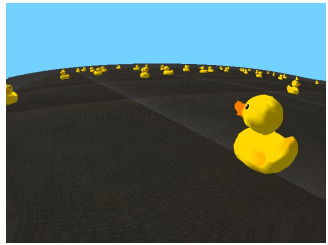
#> input picture braitenberg/assets/samples/duckies_simulation/duckie_sim_03.jpg, 328 x 245 px, given in place of big-duck-09.jpg, which was not available
$ jupyter execute --allow-errors braitenberg02.ipynb   (shell and % lines are left out)   (Python 2 division)   (text cells are left out)
#> lines starting #> are read from the running program, lines starting #| are printed output that depends on the picture; after the words box and inside, x2 and y2 are one past the last pixel; in counts of white or black regions, pixels touching at a corner belong together; pictures that were not available may be replaced by others from this repository, and a replacement may not be noted
[cell 1]

import numpy as np
import matplotlib.pyplot as plt
import cv2

import duckietown_code_utils as dcu

%pylab inline

[cell 2]
# experiment with different images!
fn = '../../assets/samples/big-duck/big-duck-08.jpg'
#> (the rest of this cell did not finish here and is left out)

#> (a cell that did not finish here is left out)

[cell 4]
lower_hsv = np.array([171, 140, 0])
upper_hsv = np.array([179, 200, 255])

#> (a cell that did not finish here is left out)

[cell 6]
result_img = '../../assets/samples/result.jpg'
#> (the rest of this cell did not finish here and is left out)

[cell 7]
# TODO
# Load images!
fn = '../../assets/samples/big-duck/big-duck-03.jpg'
#> (the rest of this cell did not finish here and is left out)

[cell 8]
import sys

# import duckietown_code_utils as dcu
import numpy as np
import cv2

def nothing(x):
    pass

def main(fname: str = None):
    # Create a window
#> called with fname = 'assets/samples/big-duck/big-duck-09.jpg'
    cv2.namedWindow("image")
    # frame0 = dcu.image_cv_from_jpg_fn(fname or sys.argv[1])
    frame0 = cv2.imread(fname)
#> frame0 is the input picture: shape (245, 328, 3); mean B, G, R 102.1, 102.8, 81.2
    lastL = np.array([0, 0, 0])
    lastU = np.array([255, 255, 255])

    # create trackbars for color change
    cv2.createTrackbar("lowH", "image", lastL[0], 179, nothing)
#> slider 'lowH' is set to 35
    cv2.createTrackbar("highH", "image", lastU[0], 179, nothing)

    cv2.createTrackbar("lowS", "image", lastL[1], 255, nothing)
#> slider 'lowS' is set to 51
    cv2.createTrackbar("highS", "image", lastU[1], 255, nothing)

    cv2.createTrackbar("lowV", "image", lastL[2], 255, nothing)
#> slider 'lowV' is set to 51
    cv2.createTrackbar("highV", "image", lastU[2], 255, nothing)
    while True:
        frame = frame0
        # get current positions of the trackbars
        ilowH = cv2.getTrackbarPos("lowH", "image")
        ihighH = cv2.getTrackbarPos("highH", "image")
        ilowS = cv2.getTrackbarPos("lowS", "image")
        ihighS = cv2.getTrackbarPos("highS", "image")
        ilowV = cv2.getTrackbarPos("lowV", "image")
        ihighV = cv2.getTrackbarPos("highV", "image")
        # convert color to hsv because it is easy to track colors in this color model
        hsv = cv2.cvtColor(frame, cv2.COLOR_BGR2HSV)
#> hsv: shape (245, 328, 3); mean H, S, V 45, 78, 118.1
        lower_hsv = np.array([ilowH, ilowS, ilowV])
        higher_hsv = np.array([ihighH, ihighS, ihighV])
        if not np.allclose(lastL, lower_hsv) or not np.allclose(lastU, higher_hsv):
            print(f"lower {lower_hsv} upper {higher_hsv}")
            lastL = lower_hsv
            lastU = higher_hsv

        # Apply the cv2.inrange method to create a mask
        mask = cv2.inRange(hsv, lower_hsv, higher_hsv)
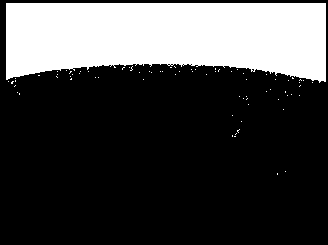
#> mask: shape (245, 328); 26.7% white; 76 white regions (75 under 20 px), largest, box (x1, y1, x2, y2) and area: (6, 3, 326, 83) 21326

        # Apply the mask on the image to extract the original color
        frame = cv2.bitwise_and(frame, frame, mask=mask)
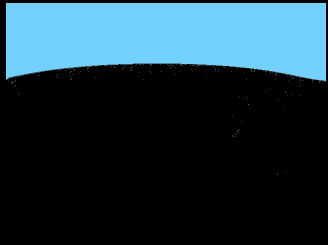
#> frame: shape (245, 328, 3); mean B, G, R 66.9, 54.9, 30.1
        cv2.imshow("image", frame)

        # Press q to exit
        if cv2.waitKey(1) & 0xFF == ord("q"):
#> (key q is pressed here)
            break
    # close windows
    cv2.destroyAllWindows()

if __name__ == "__main__":
    fn = 'assets/samples/big-duck/big-duck-09.jpg'
    main(fn)

$ run again, on braitenberg/assets/samples/duckies_simulation/duckie_sim_04.jpg
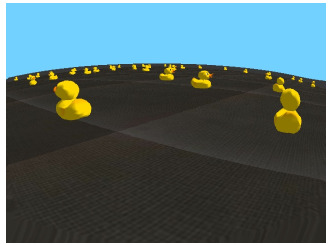
#> input picture braitenberg/assets/samples/duckies_simulation/duckie_sim_04.jpg, 328 x 245 px, given in place of big-duck-09.jpg, which was not available
#> in main, frame0 is the input picture: shape (245, 328, 3); mean B, G, R 104.4, 101.5, 79.2
#> hsv: shape (245, 328, 3); mean H, S, V 44.3, 74, 116.1
#> in main, `mask = cv2.inRange(hsv, lower_hsv, higher_hsv)`:
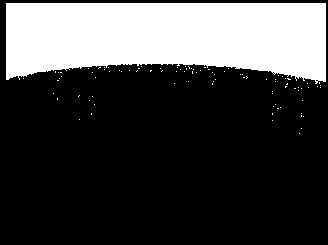
#> mask: shape (245, 328); 26.7% white; 93 white regions (92 under 20 px), largest, box (x1, y1, x2, y2) and area: (6, 3, 326, 84) 21329
#> in main, `frame = cv2.bitwise_and(frame, frame, mask=mask)`:
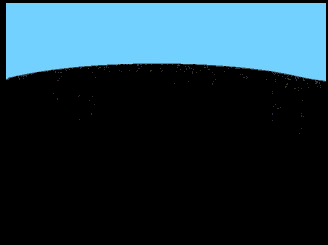
#> frame: shape (245, 328, 3); mean B, G, R 66.9, 54.9, 30.1

$ run again, on braitenberg/assets/samples/duckies_simulation/duckie_sim_05.jpg
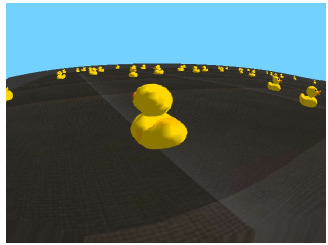
#> input picture braitenberg/assets/samples/duckies_simulation/duckie_sim_05.jpg, 328 x 245 px, given in place of big-duck-09.jpg, which was not available
#> in main, frame0 is the input picture: shape (245, 328, 3); mean B, G, R 104.1, 102.5, 80.9
#> hsv: shape (245, 328, 3); mean H, S, V 43.1, 77.3, 117.8
#> in main, `mask = cv2.inRange(hsv, lower_hsv, higher_hsv)`:
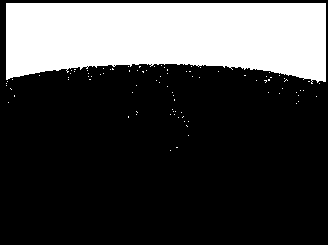
#> mask: shape (245, 328); 26.7% white; 91 white regions (90 under 20 px), largest, box (x1, y1, x2, y2) and area: (6, 3, 326, 84) 21309
#> in main, `frame = cv2.bitwise_and(frame, frame, mask=mask)`:
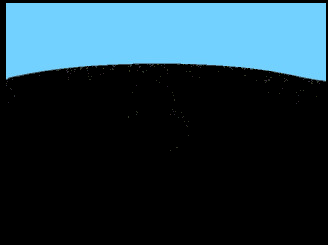
#> frame: shape (245, 328, 3); mean B, G, R 66.9, 54.9, 30.1
